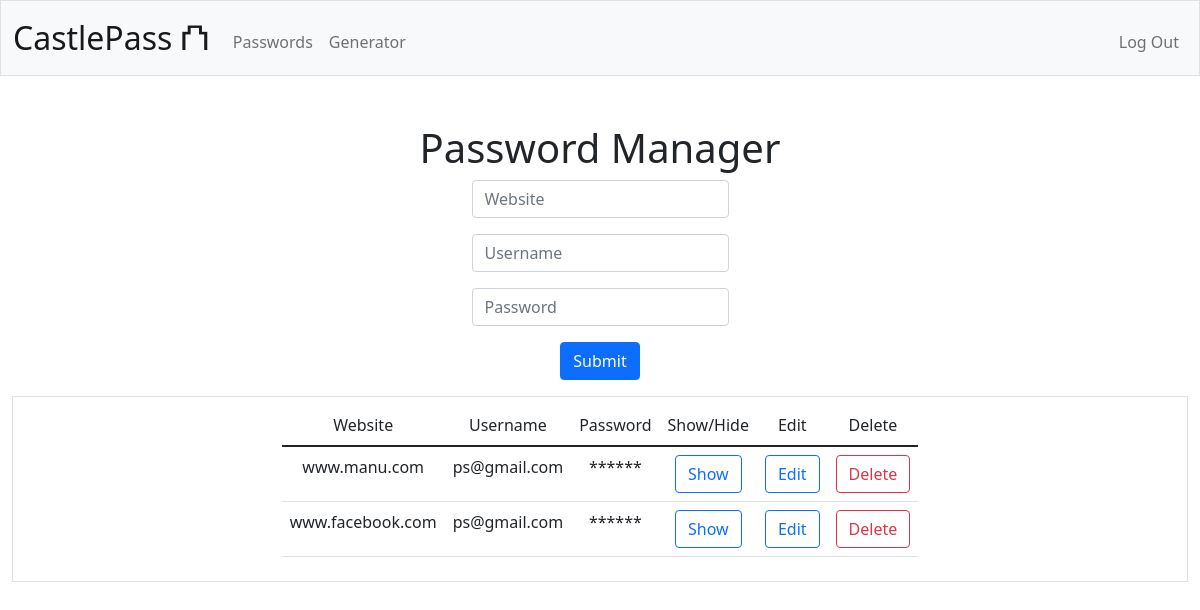
Screenshot of /pass_manager (signed in) with the database file from the repository.
### tables this page shows
CREATE TABLE passwords (
id INTEGER PRIMARY KEY AUTOINCREMENT NOT NULL,
user_id INTEGER NOT NULL,
site_address TEXT,
site_username TEXT,
site_password TEXT NOT NULL,
FOREIGN KEY (user_id) REFERENCES users(person_id)
);

### app.py (the view, shortened to what this page needs)
@app.route('/pass_manager', methods=["GET", "POST"])
@login_required
def pass_manager():
    form = PasswordManagerForm()
    user_id = session["user_id"]
    connection = sqlite3.connect('castlepass.db')
    cursor = connection.cursor()
    if not user_id:
        flash(f"Please login to access password manager")
        return redirect("/login")
    elif user_id:
        cursor.execute(
        "SELECT site_address, site_username, site_password, id FROM passwords WHERE user_id = ?",
        (user_id,)
        )
        entries = cursor.fetchall()
    if request.method == "GET":
        return render_template('pass_manager.html', entries=entries, form=form)

### app.py
class PasswordManagerForm(FlaskForm):
    website = StringField('Website', validators=[DataRequired()])
    username = StringField('Username', validators=[DataRequired()])
    password = PasswordField('Password', validators=[DataRequired()])
    submit = SubmitField('Save')

### login_required.py (called while the page is built)
def login_required(f):
    @wraps(f)
    def decorated_function(*args, **kwargs):
        if session.get("user_id") is None:
            return redirect("/login")
        return f(*args, **kwargs)
    return decorated_function

### templates/pass_manager.html (shortened to what this page needs)
{% extends "layout.html" %}
{% block main %}
    <h1>Password Manager</h1>
    <form action="/pass_manager" method="post">
            <div class="mb-3">
                <input autocomplete="off" autofocus class="form-control mx-auto w-auto" id="website" name="website" placeholder="Website" required type="text">
            </div>
            <div class="mb-3">
                <input autocomplete="off" autofocus class="form-control mx-auto w-auto" id="username" name="username" placeholder="Username" required type="text">
            </div>
            <div class="mb-3">
                <input autocomplete="new-password" autofocus class="form-control mx-auto w-auto" id="password" name="password" placeholder="Password" required type="password">
            </div>
            <button class="btn btn-primary" type="submit">Submit</button>
        </form>
    <div class="d-flex align-items-center my-3 justify-content-center mx-auto border p-2">
        {% if session["user_id"] %}
            {% if entries %}
                <div id="password-history" class="table-responsive">
                    <table class="table mx-auto">
                        <thead class="thead-dark">
                            <td scope="column"> Website </td>
                            <td scope="column"> Username </td>
                            <td scope="column"> Password </td>
                            <td scope="column">Show/Hide</td>
                            <td scope="column">Edit</td>
                            <td scope="column">Delete</td>
                        </thead>
                        <tbody>
                            {% for entry in entries %}
                            <tr>
                                <td> {{ entry[0] }} </td>
                                <td> {{ entry[1] }} </td>
                                <td class="user-password">
                                    <span class="hidden-password hidden">******</span>
                                </td>
                                <td><button type="button" class="toggle-visibility btn btn-outline-primary" name="toggle-visibility" onclick="toggleVisibility('{{ loop.index0 }}')">Show</button></td>
                                <td><button type="button" class="edit btn btn-outline-primary" name="edit" onclick="openEditModal('{{ entry[0]}}', '{{ entry[1]}}', '{{ entry[2]}}', '{{ entry[3]}}')">Edit</button></td>
                                <td>
                                    <button type="button" class="delete btn btn-outline-danger" name="delete" data-website="{{ entry[0] }}" onclick="setDeleteValues('{{ entry[0] }}')">Delete</button>
                                </td>
                            </tr>
                            {% endfor %}
                        </tbody>
                    </table>
                </div>
            {% else %}
                <p> No entries found </p>
            {% endif %}
        {% else %}
        <p> Please log in to access the password manager </p>
        {% endif %}
    </div>
{% endblock %}

### static/styles.css (style rules this page uses)
html { margin: 0; padding: 0; width: 100vw; height: 100vh; overflow-x: hidden; }

### rows the page displays
passwords: site_address "www.manu.com", site_username "ps@gmail.com"
passwords: site_address "www.facebook.com", site_username "ps@gmail.com"
